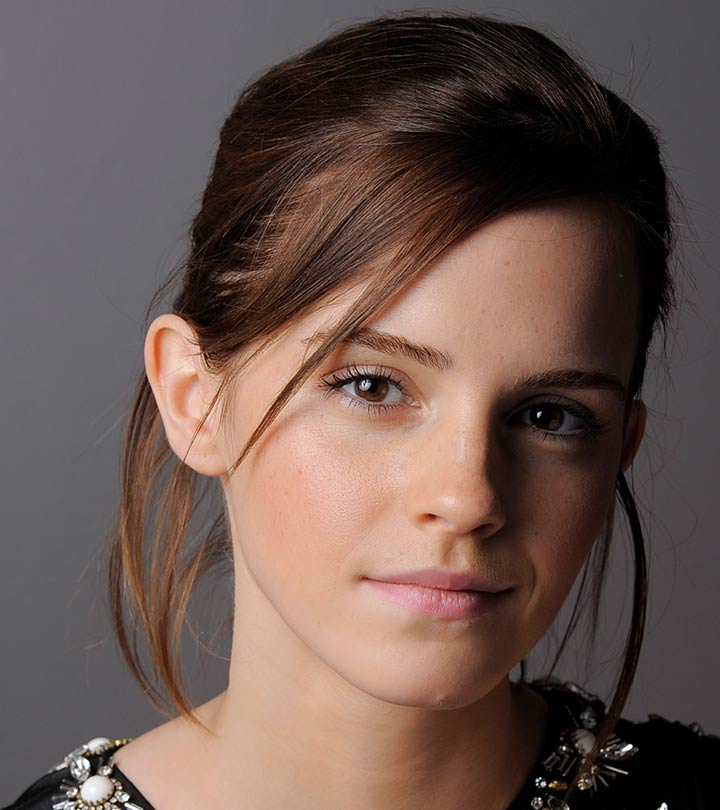
#> input picture Images/emma.jpg, 720 x 810 px, found by its file name
$ jupyter execute 'Lec 2.ipynb'
#> lines starting #> are read from the running program, lines starting #| are printed output that depends on the picture
[cell 1]
import cv2 as cv
import numpy as np
import matplotlib.pyplot as plt

[cell 2]
c = np.array([(100,50),(150,200)])

t1 = np.linspace(0, c[0,1], c[0,0] + 1 - 0).astype('uint8')
t2 = np.linspace(c[0,1] + 1, c[1,1], c[1,0] - c[0,0]).astype('uint8')
t3 = np.linspace(c[1,1] + 1, 255, 255 - c[1,0]).astype('uint8')

transform = np.concatenate((t1,t2), axis=0).astype('uint8')
transform = np.concatenate((transform,t3), axis=0).astype('uint8')
print(len(transform))

[cell 3]
#show transform as a function
plt.plot(transform)
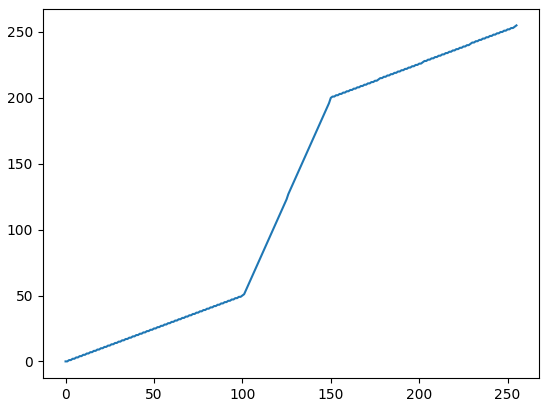
#> figure drawn by matplotlib, 1 panel; curve peaks at x = 255, y = 255

[cell 4]
img_orig = cv.imread('images\emma.jpg', cv.IMREAD_GRAYSCALE)
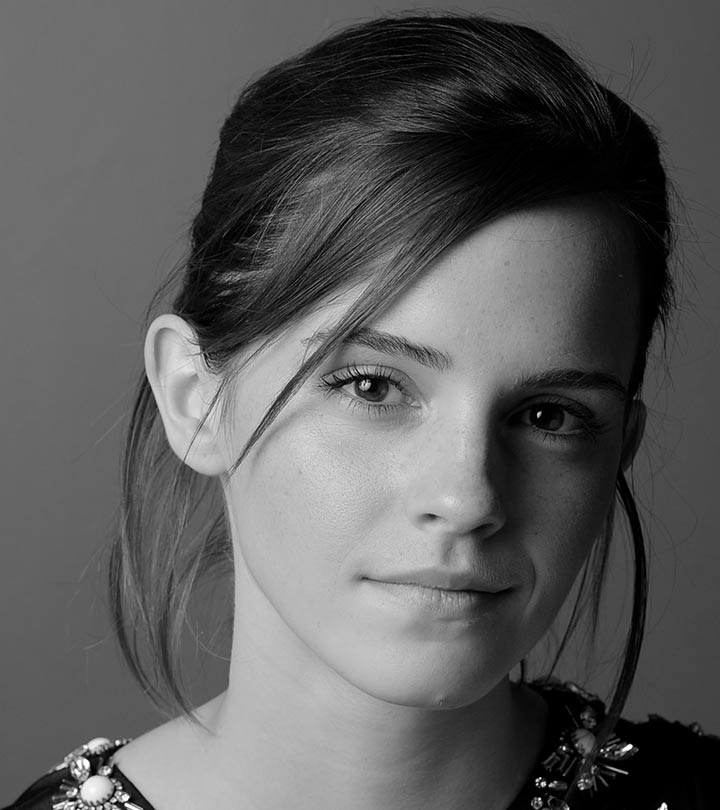
#> img_orig: shape (810, 720); min 0, max 255, mean 92.3
image_transformed = cv.LUT(img_orig, transform)
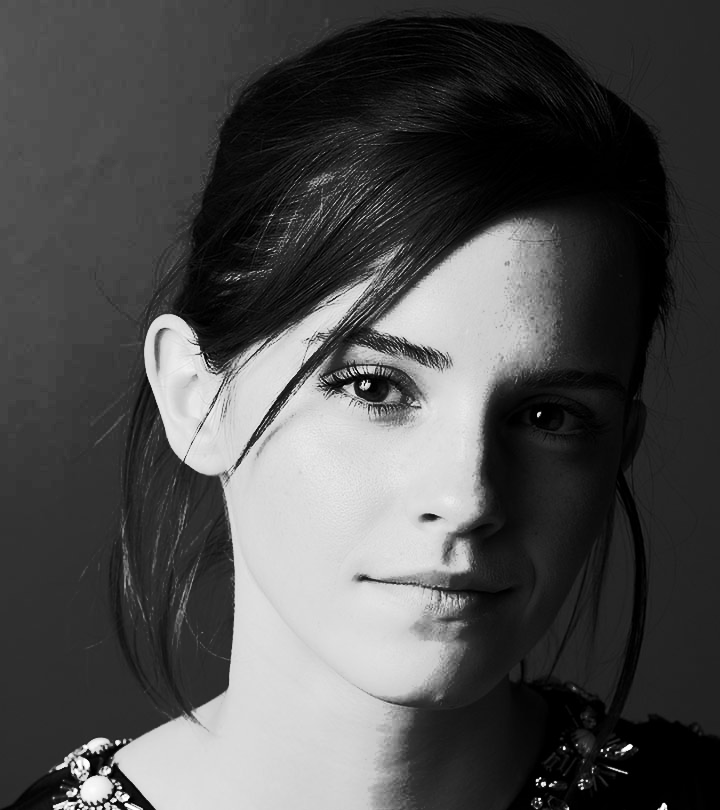
#> image_transformed: shape (810, 720); min 0, max 255, mean 77.7

[cell 5]
#show the images side by side using matplotlib
plt.figure(figsize=(10,10))
plt.subplot(1,2,1)
plt.imshow(img_orig, cmap='gray')
plt.title('Original Image')
plt.subplot(1,2,2)
plt.imshow(image_transformed, cmap='gray')
plt.title('Transformed Image')
plt.show()
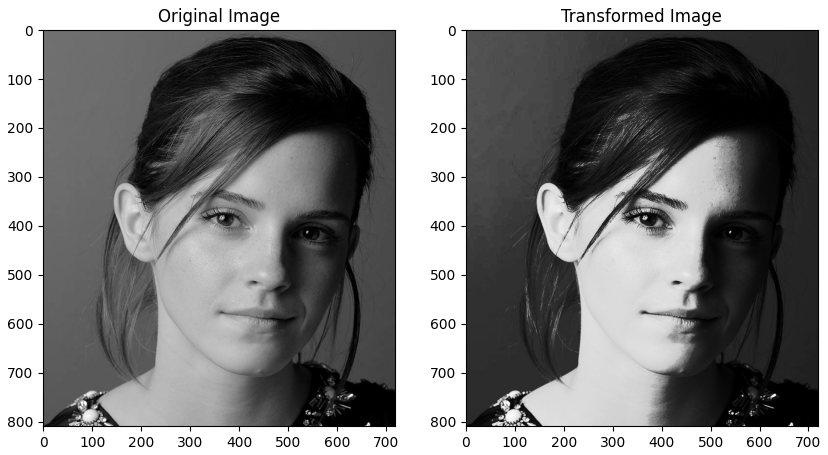
#> figure drawn by matplotlib, 2 panels

[cell 6]
# Calculate the histogram using OpenCV
hist = cv.calcHist([img_orig], [0], None, [256], [0, 256])
#> hist = 256 values, max 15873 at index 0, min 5 at index 246, mean 2278.1

# Plot the histogram using Matplotlib
plt.figure()
plt.title("Grayscale Histogram")
plt.xlabel("Intensity Value")
plt.ylabel("Pixel Count")
plt.plot(hist)
plt.xlim([0, 256])
plt.show()
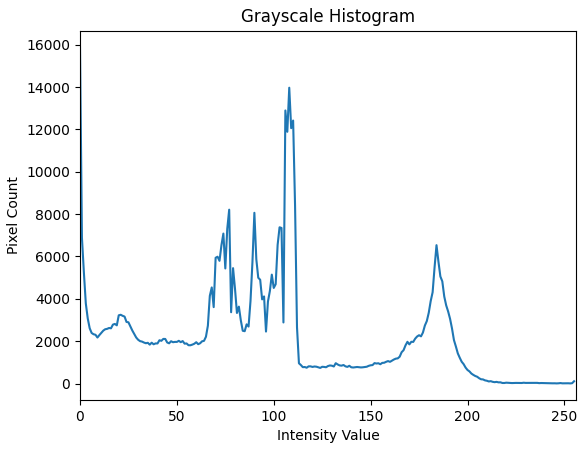
#> figure drawn by matplotlib, 1 panel; curve peaks at x = 0, y = 15873

[cell 7]
# Normalize the histogram
hist_normalized = cv.normalize(hist, hist, 0, 1, cv.NORM_MINMAX)
#> hist_normalized = 256 values, max 1 at index 0, min -7.28e-12 at index 246, mean 0.143

# Plot the normalized histogram using Matplotlib
plt.figure()
plt.title("Normalized Grayscale Histogram")
plt.xlabel("Intensity Value")
plt.ylabel("Normalized Pixel Count")
plt.plot(hist_normalized)
plt.xlim([0, 256])
plt.show()
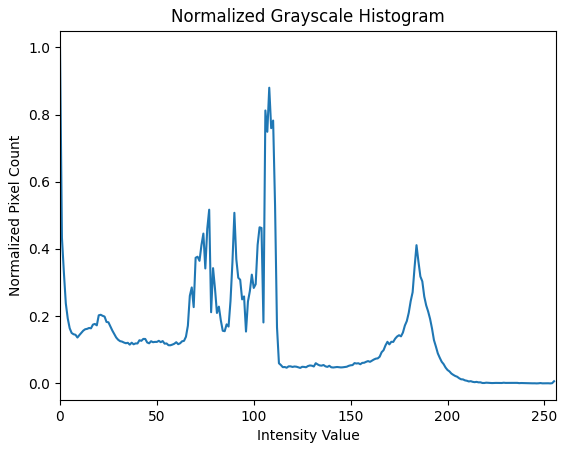
#> figure drawn by matplotlib, 1 panel; curve peaks at x = 0, y = 1

[cell 8]
# Perform histogram equalization
img_equalized = cv.equalizeHist(img_orig)
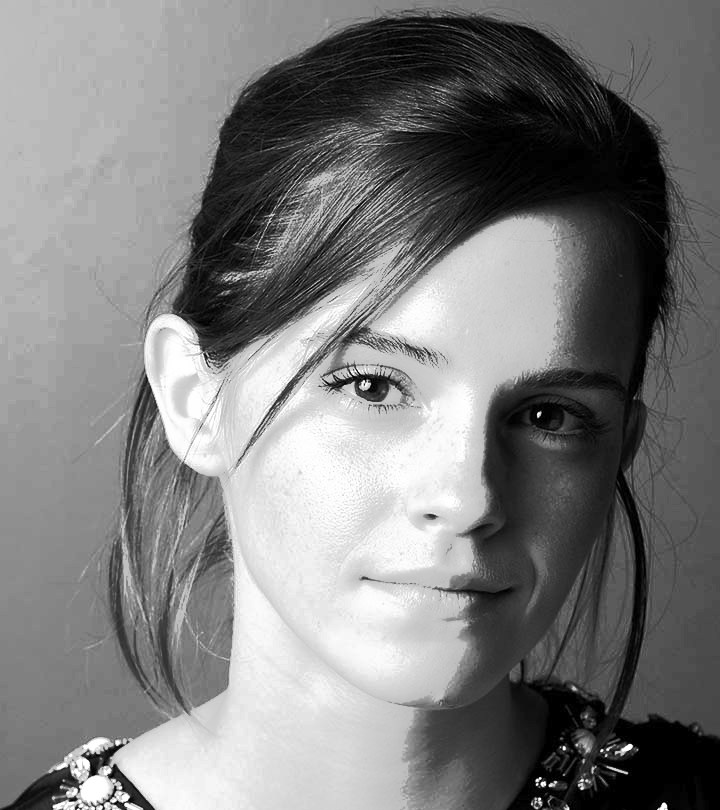
#> img_equalized: shape (810, 720); min 0, max 255, mean 125.1

# Calculate histograms before and after equalization
hist_orig = cv.calcHist([img_orig], [0], None, [256], [0, 256])
#> hist_orig has the same summary as hist
hist_equalized = cv.calcHist([img_equalized], [0], None, [256], [0, 256])
#> hist_equalized = 256 values, max 15873 at index 0, min 0 at index 1, mean 2278.1

# Plot the original and equalized images
plt.figure(figsize=(12, 6))

plt.subplot(2, 2, 1)
plt.title("Original Image")
plt.imshow(img_orig, cmap='gray')
plt.axis('off')

plt.subplot(2, 2, 2)
plt.title("Equalized Image")
plt.imshow(img_equalized, cmap='gray')
plt.axis('off')

# Plot the histograms
plt.subplot(2, 2, 3)
plt.title("Original Histogram")
plt.plot(hist_orig)
plt.xlim([0, 256])

plt.subplot(2, 2, 4)
plt.title("Equalized Histogram")
plt.plot(hist_equalized)
plt.xlim([0, 256])

plt.tight_layout()
plt.show()
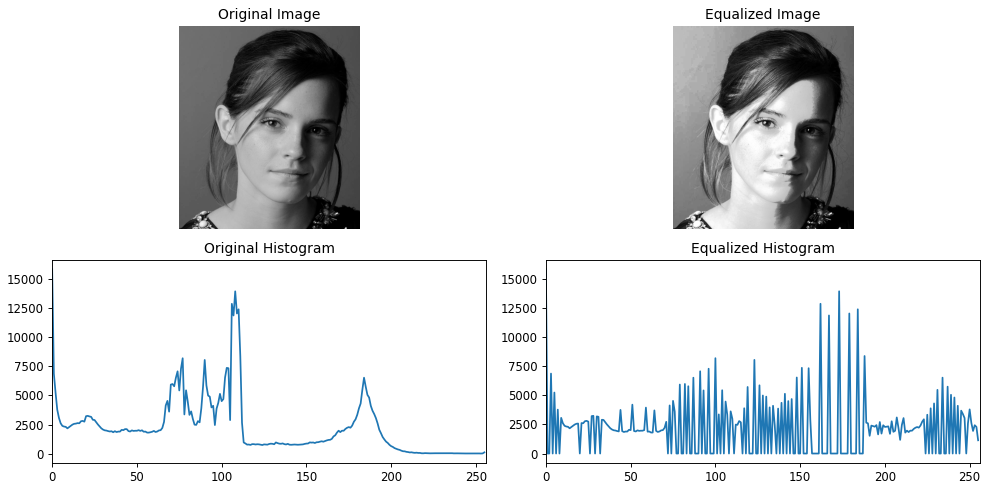
#> figure drawn by matplotlib, 4 panels; panel 3: curve peaks at x = 0, y = 15873; panel 4: curve peaks at x = 0, y = 15873

$ run again, with Images/girl.jpg copied over Images/emma.jpg
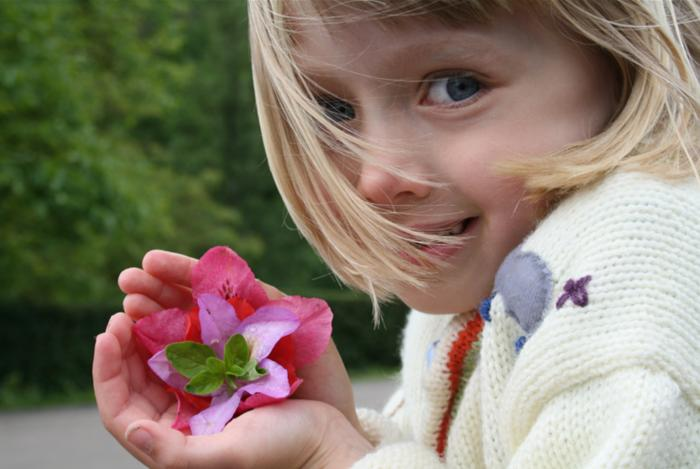
#> input picture Images/girl.jpg, 700 x 469 px, found by its file name
#> hist = 256 values, max 2656 at index 69, min 0 at index 0, mean 1282.4
#> hist_normalized = 256 values, max 1 at index 69, min 0 at index 0, mean 0.483
#> `img_equalized = cv.equalizeHist(img_orig)`:
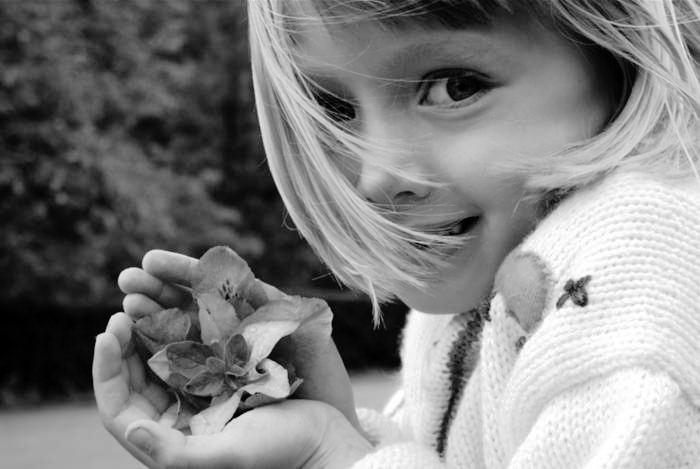
#> img_equalized: shape (469, 700); min 0, max 255, mean 128.2
#> hist_orig has the same summary as hist
#> hist_equalized = 256 values, max 2656 at index 61, min 0 at index 18, mean 1282.4
#> `plt.show()`:
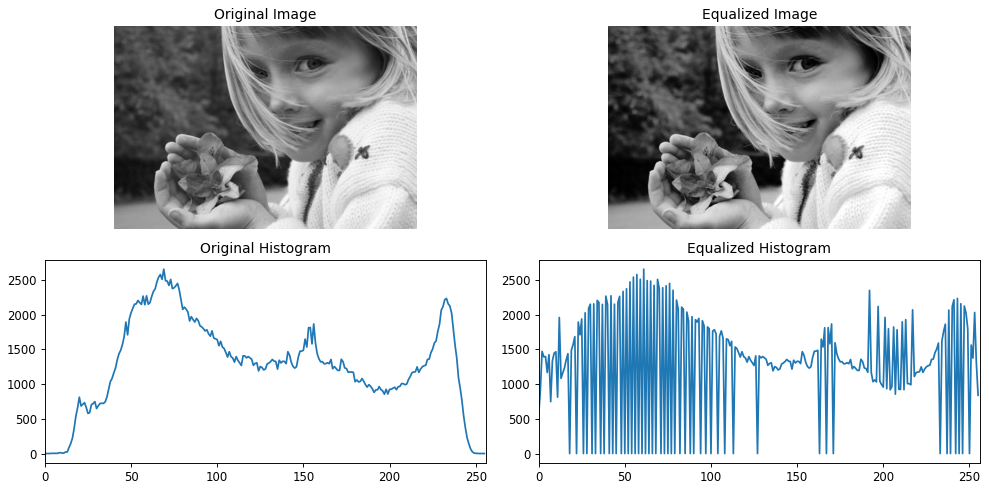
#> figure drawn by matplotlib, 4 panels; panel 3: curve peaks at x = 69, y = 2656; panel 4: curve peaks at x = 61, y = 2656
